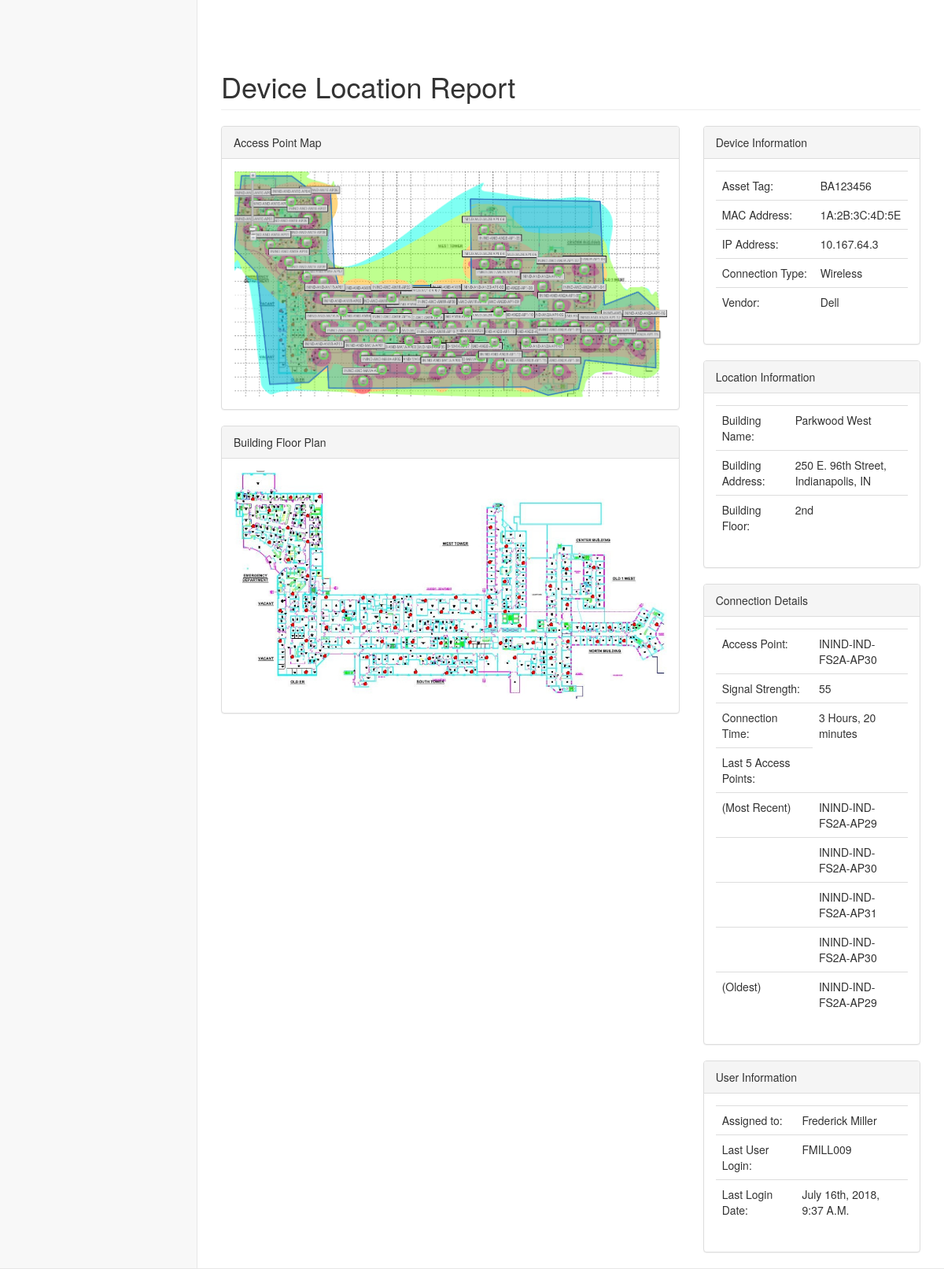
Screenshot of /report/serial/123456789-A/ with the database file from the repository.
### report/models.py (models this page shows, shortened)
class Device(models.Model):
    asset_tag = models.CharField(max_length=100)
    mac_address = models.CharField(max_length=17, default='Unknown')
    ip_address = models.CharField(max_length=45, default='127.0.0.1')
    vendor = models.CharField(max_length=100, default='Unknown')
    serial_number = models.CharField(max_length=100, default='Unknown')
    is_wireless = models.BooleanField(default=True)
    building_address = models.CharField(max_length=100, default='None')
    building_name = models.CharField(max_length=100, default='None')
    building_floor = models.CharField(max_length=100, default='None')
    access_point = models.CharField(max_length=100, default='None')
    connection_time = models.CharField(max_length=100, default="Unknown")
    signal_strength = models.CharField(max_length=100, default="Unknown")
    second_ap = models.CharField(max_length=100, default='Unknown')
    third_ap = models.CharField(max_length=100, default='Unknown')
    fourth_ap = models.CharField(max_length=100, default='Unknown')
    fifth_ap = models.CharField(max_length=100, default='Unknown')
    sixth_ap = models.CharField(max_length=100, default='Unknown')
    switch = models.CharField(max_length=100, default="Unknown")
    switch_location = models.CharField(max_length=100, default="Unknown")
    switch_port = models.IntegerField(default=0)
    last_seen = models.CharField(max_length=100, default="Unknown")
    first_discovered = models.CharField(max_length=100, default="Unknown")
    assigned_user = models.CharField(max_length=100, default='None')
    last_login_user = models.CharField(max_length=100, default='None')
    last_login_date = models.CharField(max_length=100, default="Unknown")
    objects = models.Manager()

### report/views.py (the view)
# urls.py: path('serial/<str:serial>/', views.serial_report, name='Device Report')
def serial_report(request, serial):
    try:
        requested_device = Device.objects.get(serial_number=serial)
        if requested_device.is_wireless:
            template = loader.get_template('report/wireless_report.html')
            context = {'device': requested_device}
            return HttpResponse(template.render(context, request))
        else:
            template = loader.get_template('report/wired-report.html')
            context = {'device': requested_device}
            return HttpResponse(template.render(context, request))
    except ObjectDoesNotExist:
        message = serial + " DOESNT EXIST"
        return HttpResponse(message)

### report/templates/report/wireless_report.html (shortened to what this page needs)
<!DOCTYPE html>
<html lang="en">
<head>
    {% load static %}
    <link href="{% static 'report/css/bootstrap.min.css' %}" rel="stylesheet">
    <link href="{% static 'report/css/metisMenu.min.css' %}" rel="stylesheet">
    <link href="{% static 'report/css/dataTables.bootstrap.css' %}" rel="stylesheet">
    <link href="{% static 'report/css/sb-admin-2.css' %}" rel="stylesheet">
    <link href="{% static 'report/css/morris.css' %}" rel="stylesheet">
    <link href="{% static 'report/css/font-awesome.min.css' %}" rel="stylesheet" type="text/css">
    <link href="{% static 'report/css/modal.css' %}" rel="stylesheet">
</head>
<body>
    <div id="wrapper">
        <nav class="navbar navbar-default navbar-static-top" role="navigation" style="margin-bottom: 0">
            <ul class="nav navbar-top-links navbar-right">
                <li class="dropdown">
                    <a class="dropdown-toggle" data-toggle="dropdown" href="#">
                    </a>
                </li>
                <li class="dropdown">
                    <a class="dropdown-toggle" data-toggle="dropdown" href="#">
                    </a>
                </li>
                <li class="dropdown">
                    <a class="dropdown-toggle" data-toggle="dropdown" href="#">
                    </a>
                </li>
                <li class="dropdown">
                    <a class="dropdown-toggle" data-toggle="dropdown" href="#">
                    </a>
                </li>
            </ul>
        <div id="page-wrapper">
            <div class="row">
                <div class="col-lg-12">
                    <h1 class="page-header">Device Location Report</h1>
                </div>
            </div>
            <div class="row">
                <div class="col-lg-8">
                    <div class="panel panel-default">
                        <div class="panel-heading">
                            Access Point Map
                        </div>
                        <div class="panel-body">
                            <div id="access point map">
                                    <img id="APImg" src="{% static 'report/images/AND-1_AP.PNG' %}" alt="Access Point Map" style="width:100%;max-width:600px">
                            </div>
                        </div>
                    </div>
                    <div class="panel panel-default">
                        <div class="panel-heading">
                            Building Floor Plan
                        </div>
                        <div class="panel-body">
                            <img id="FPImg" src="{% static 'report/images/AND-1_FP.PNG' %}" alt="Building Floor Plan" style="width:100%;max-width:600px">
                        </div>
                    </div>
                </div>
                <div class="col-lg-4">
                    <div class="panel panel-default">
                        <div class="panel-heading">
                            Device Information
                        </div>
                        <div class="panel-body">
                            <div class="table-responsive">
                                <table class="table">
                                    <tbody>
                                        <tr>
                                            <td>Asset Tag: </td>
                                            <td>{{device.asset_tag}}</td>
                                        </tr>
                                        <tr>
                                            <td>MAC Address: </td>
                                            <td>{{device.mac_address}}</td>
                                        </tr>
                                        <tr>
                                            <td>IP Address: </td>
                                            <td>{{device.ip_address}}</td>
                                        </tr>
                                        <tr>
                                            <td>Connection Type:</td>
                                            <td>Wireless</td>
                                        </tr>
                                        <tr>
                                            <td>Vendor: </td>
                                            <td>{{device.vendor}}</td>
                                        </tr>
                                    </tbody>
                                </table>
                            </div>
                        </div>
                    </div>
                    <div class="panel panel-default">
                        <div class="panel-heading">
                            Location Information
                        </div>
                        <div class="panel-body">
                            <div class="table-responsive">
                                <table class="table">
                                    <tbody>
                                        <tr>
                                            <td>Building Name: </td>
                                            <td>{{ device.building_name }}</td>
                                        </tr>
                                        <tr>
                                            <td>Building Address: </td>
                                            <td>{{ device.building_address }}</td>
                                        </tr>
                                        <tr>
                                            <td>Building Floor: </td>
                                            <td>{{ device.building_floor }}</td>
                                        </tr>
                                    </tbody>
                                </table>
                            </div>
                        </div>
                    </div>
                    <div class="panel panel-default">
                        <div class="panel-heading">
                            Connection Details
                        </div>
                        <div class="panel-body">
                            <div class="table-responsive">
                                <table class="table">
                                    <tbody>
                                        <tr>
                                            <td>Access Point: </td>
                                            <td>{{ device.access_point }}</td>
                                        </tr>
                                        <tr>
                                            <td>Signal Strength: </td>
                                            <td>{{ device.signal_strength }}</td>
                                        </tr>
                                        <tr>
                                            <td>Connection Time: </td>
                                            <td>{{ device.connection_time }}</td>
                                        </tr>
                                        <tr>
                                            <td>Last 5 Access Points: </td>
                                        </tr>
                                        <tr>
                                            <td>(Most Recent) </td>
                                            <td>{{ device.second_ap }}</td>
                                        </tr>
                                        <tr>
                                            <td> </td>
                                            <td>{{ device.third_ap }}</td>
                                        </tr>
                                        <tr>
                                            <td> </td>
                                            <td>{{ device.fourth_ap }}</td>
                                        </tr>
                                        <tr>
                                            <td> </td>
                                            <td>{{ device.fifth_ap }}</td>
                                        </tr>
                                        <tr>
                                            <td>(Oldest)</td>
                                            <td>{{ device.sixth_ap }}</td>
                                        </tr>
                                    </tbody>
                                </table>
                            </div>
                        </div>
                    </div>
                    <div class="panel panel-default">
                        <div class="panel-heading">
                            User Information
                        </div>
                        <div class="panel-body">
                            <div class="table-responsive">
                                <table class="table">
                                    <tbody>
                                        <tr>
                                            <td>Assigned to: </td>
                                            <td>{{ device.assigned_user }}</td>
                                        </tr>
                                        <tr>
                                            <td>Last User Login: </td>
                                            <td>{{ device.last_login_user }}</td>
                                        </tr>
                                        <tr>
                                            <td>Last Login Date: </td>
                                            <td>{{ device.last_login_date }}</td>
                                        </tr>
                                    </tbody>
                                </table>
                            </div>
                        </div>
                    </div>
                </div>
            </div>
        </div>
    </div>
</body>
</html>

### report/static/report/css/sb-admin-2.css (style rules this page uses)
body { background-color: #f8f8f8; }
#wrapper { width: 100%; }
#page-wrapper { padding: 0 15px; min-height: 568px; background-color: white; }
@media (min-width: 768px) { #page-wrapper { position: inherit; margin: 0 0 0 250px; padding: 0 30px; border-left: 1px solid #e7e7e7; } }
.navbar-top-links { margin-right: 0; }
.navbar-top-links li { display: inline-block; }
.navbar-top-links li:last-child { margin-right: 15px; }
.navbar-top-links li a { padding: 15px; min-height: 50px; }

### rows the page displays
Device: asset_tag "BA123456", mac_address "1A:2B:3C:4D:5E", ip_address "10.167.64.3", vendor "Dell", building_name "Parkwood West", building_address "250 E. 96th Street, Indianapolis, IN", building_floor "2nd", access_point "ININD-IND-FS2A-AP30", signal_strength "55", connection_time "3 Hours, 20 minutes", second_ap "ININD-IND-FS2A-AP29", third_ap "ININD-IND-FS2A-AP30", fourth_ap "ININD-IND-FS2A-AP31", fifth_ap "ININD-IND-FS2A-AP30", sixth_ap "ININD-IND-FS2A-AP29", assigned_user "Frederick Miller", last_login_user "FMILL009", last_login_date "July 16th, 2018, 9:37 A.M."
